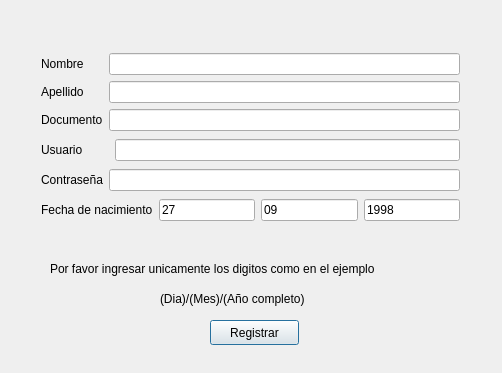
<?xml version="1.0" encoding="UTF-8"?>
<ui version="4.0">
 <class>Registro</class>
 <widget class="QDialog" name="Registro">
  <property name="geometry">
   <rect>
    <x>0</x>
    <y>0</y>
    <width>502</width>
    <height>373</height>
   </rect>
  </property>
  <property name="maximumSize">
   <size>
    <width>502</width>
    <height>400</height>
   </size>
  </property>
  <property name="windowTitle">
   <string>Registro</string>
  </property>
  <widget class="QPushButton" name="pushButton">
   <property name="geometry">
    <rect>
     <x>210</x>
     <y>320</y>
     <width>89</width>
     <height>25</height>
    </rect>
   </property>
   <property name="text">
    <string>Registrar</string>
   </property>
  </widget>
  <widget class="QWidget" name="layoutWidget">
   <property name="geometry">
    <rect>
     <x>30</x>
     <y>40</y>
     <width>441</width>
     <height>196</height>
    </rect>
   </property>
   <layout class="QVBoxLayout" name="verticalLayout_2">
    <item>
     <layout class="QHBoxLayout" name="horizontalLayout_3">
      <item>
       <layout class="QVBoxLayout" name="verticalLayout">
        <item>
         <widget class="QLabel" name="label">
          <property name="text">
           <string>Nombre</string>
          </property>
         </widget>
        </item>
        <item>
         <widget class="QLabel" name="label_2">
          <property name="text">
           <string>Apellido</string>
          </property>
         </widget>
        </item>
        <item>
         <widget class="QLabel" name="label_3">
          <property name="text">
           <string>Documento</string>
          </property>
         </widget>
        </item>
       </layout>
      </item>
      <item>
       <layout class="QVBoxLayout" name="verticalLayout_4">
        <item>
         <widget class="QLineEdit" name="lineEdit"/>
        </item>
        <item>
         <widget class="QLineEdit" name="lineEdit_2"/>
        </item>
        <item>
         <widget class="QLineEdit" name="lineEdit_3"/>
        </item>
       </layout>
      </item>
     </layout>
    </item>
    <item>
     <layout class="QHBoxLayout" name="horizontalLayout_4">
      <item>
       <widget class="QLabel" name="label_5">
        <property name="text">
         <string>Usuario        </string>
        </property>
       </widget>
      </item>
      <item>
       <widget class="QLineEdit" name="lineEdit_4"/>
      </item>
     </layout>
    </item>
    <item>
     <layout class="QHBoxLayout" name="horizontalLayout_6">
      <item>
       <widget class="QLabel" name="label_6">
        <property name="text">
         <string>Contraseña</string>
        </property>
       </widget>
      </item>
      <item>
       <widget class="QLineEdit" name="lineEdit_8"/>
      </item>
     </layout>
    </item>
    <item>
     <layout class="QHBoxLayout" name="horizontalLayout_2">
      <item>
       <layout class="QHBoxLayout" name="horizontalLayout">
        <item>
         <layout class="QHBoxLayout" name="horizontalLayout_5">
          <item>
           <widget class="QLabel" name="label_4">
            <property name="text">
             <string>Fecha de nacimiento</string>
            </property>
           </widget>
          </item>
          <item>
           <widget class="QLineEdit" name="lineEdit_5">
            <property name="text">
             <string>27</string>
            </property>
           </widget>
          </item>
          <item>
           <widget class="QLineEdit" name="lineEdit_6">
            <property name="text">
             <string>09</string>
            </property>
           </widget>
          </item>
          <item>
           <widget class="QLineEdit" name="lineEdit_7">
            <property name="text">
             <string>1998</string>
            </property>
           </widget>
          </item>
         </layout>
        </item>
       </layout>
      </item>
     </layout>
    </item>
   </layout>
  </widget>
  <widget class="QLabel" name="label_7">
   <property name="geometry">
    <rect>
     <x>50</x>
     <y>260</y>
     <width>441</width>
     <height>17</height>
    </rect>
   </property>
   <property name="text">
    <string>Por favor ingresar unicamente los digitos como en el ejemplo</string>
   </property>
  </widget>
  <widget class="QLabel" name="label_8">
   <property name="geometry">
    <rect>
     <x>160</x>
     <y>290</y>
     <width>441</width>
     <height>17</height>
    </rect>
   </property>
   <property name="text">
    <string>(Dia)/(Mes)/(Año completo)</string>
   </property>
  </widget>
 </widget>
 <layoutdefault spacing="6" margin="11"/>
 <resources/>
 <connections/>
</ui>
